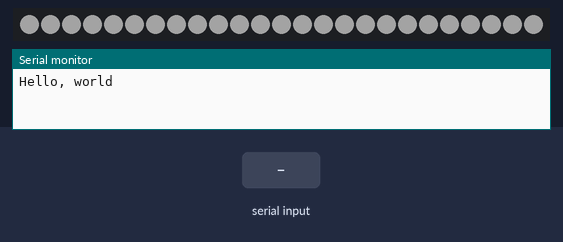
Simulated run of this program. Board: Arduino Nano, built with avr-gcc and run on an emulated ATmega328P. Parts: 25 RGB LEDs in strip order, left to right, the last lines printed to the serial monitor. Inputs (shaded band) come from the test bench. Dim RGB values are drawn brighter than linear.

Above: at 3.2 s.
3.3 s: "1" received over Serial
At 4.7 s:
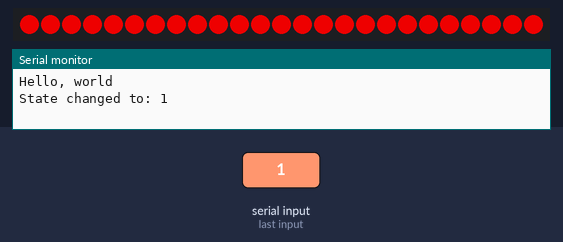
6.3 s: "3" received over Serial
At 6.45 s:
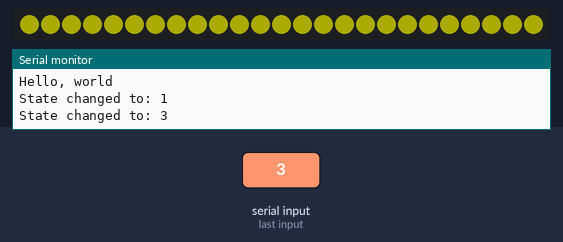
9.0 s: "5" received over Serial
At 9.45 s:
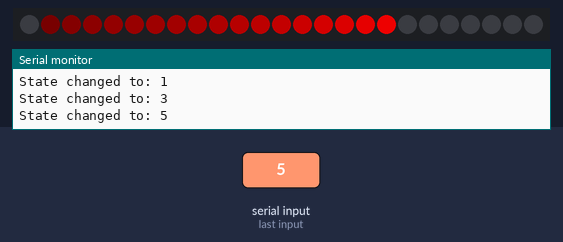
11.4 s: "6" received over Serial
At 11.56 s:
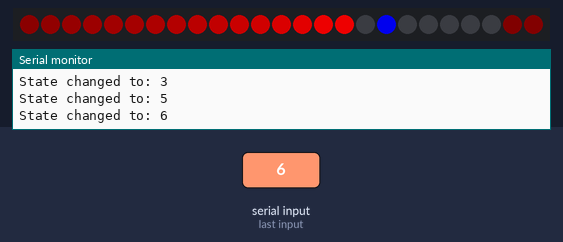
13.8 s: "0" received over Serial
At 14.2 s:
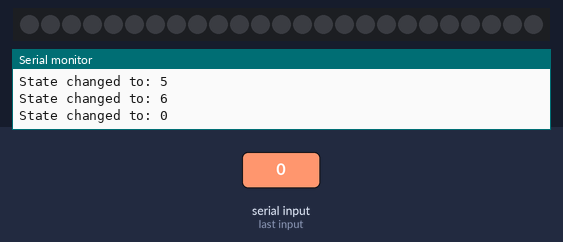
Timing chart, 0 to 16.3 s (numbered marks = the images above; inputs shaded):
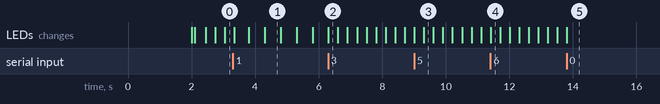

The program:

main.cpp
```cpp
#include <Arduino.h>
#include <FastLED.h>

#define NUM_LEDS 25 // neopixelの数
#define DATA_PIN 6 // arduinoのd6ピン
#define BRIGHTNESS 200 // LEDの最大輝度(0-255)

CRGB leds[NUM_LEDS];

enum LedState {
    OFF,            // 0.LEDオフ : 消灯
    COMM_LOST,      // 1.通信遮断 : 赤点滅
    NORMAL,         // 2.通常(通信OK) : 白グラデーション
    AUTO,           // 3.自動 : 黄色
    SEMI_AUTO,      // 4.半自動(センサ・システム動作中) : 黄色点滅
    HIGH_SPEED,     // 5.高速モード : 赤色
    LOW_SPEED,      // 6.低速モード : 青色
    // STANDBY,        // 7.待機モード : 白色ランダム
};

LedState currentState = NORMAL;

unsigned long previousMillis = 0;
bool blinkState = false;

/**
 * @brief 消灯
*/
void handleOff() {
    fill_solid(leds, NUM_LEDS, CRGB::Black);
    FastLED.show();
}

/**
 * @brief 赤点滅(500ms間隔)
 */
void handleCommLost() {
    unsigned long currentMillis = millis();
    if (currentMillis - previousMillis >= 500) {
        previousMillis = currentMillis;
        blinkState = !blinkState;
    }

    CRGB color = blinkState ? CRGB::Red : CRGB::Black;
    fill_solid(leds, NUM_LEDS, color);
    FastLED.show();
}

/**
 * @brief 白グラデーション
 */
void handleNormal() {
    // --- 鼓動の見た目を調整する定数 ---
    const unsigned long BEAT_CYCLE_MS = 1200; // 1回の鼓動サイクル全体の時間 (ミリ秒)

    // --- 1回目の鼓動 (大きく「どくん」) ---
    const unsigned long FIRST_BEAT_START = 0;
    const unsigned long FIRST_BEAT_END = 400; // ★余韻のために少し時間を長く
    const unsigned long FIRST_BEAT_FADE_IN_MS = 60; // ★急速に明るくなる時間
    const uint8_t FIRST_BEAT_BRIGHTNESS = 200;

    // --- 2回目の鼓動 (小さく「どくん」) ---
    const unsigned long SECOND_BEAT_START = 300;
    const unsigned long SECOND_BEAT_END = 900; // ★余韻のために少し時間を長く
    const unsigned long SECOND_BEAT_FADE_IN_MS = 50; // ★急速に明るくなる時間
    const uint8_t SECOND_BEAT_BRIGHTNESS = 100;

    // 1. 現在の時刻をサイクル時間で割った余りを求める
    unsigned long timeInCycle = millis() % BEAT_CYCLE_MS;

    uint8_t brightness = 0; // 基本は消灯

    // 2. 現在の時刻がどの区間にあるかを判断する
    if (timeInCycle >= FIRST_BEAT_START && timeInCycle < FIRST_BEAT_END) {
        // --- 1回目の鼓動の処理 ---
        unsigned long peakTime = FIRST_BEAT_START + FIRST_BEAT_FADE_IN_MS;

        if (timeInCycle < peakTime) {
            // ★急速に明るくなっていく区間
            brightness = map(timeInCycle, FIRST_BEAT_START, peakTime, 0, FIRST_BEAT_BRIGHTNESS);
        } else {
            // ★ゆっくりと暗くなっていく区間（余韻）
            brightness = map(timeInCycle, peakTime, FIRST_BEAT_END, FIRST_BEAT_BRIGHTNESS, 0);
        }

    } else if (timeInCycle >= SECOND_BEAT_START && timeInCycle < SECOND_BEAT_END) {
        // --- 2回目の鼓動の処理 ---
        unsigned long peakTime = SECOND_BEAT_START + SECOND_BEAT_FADE_IN_MS;

        if (timeInCycle < peakTime) {
            // ★急速に明るくなっていく区間
            brightness = map(timeInCycle, SECOND_BEAT_START, peakTime, 0, SECOND_BEAT_BRIGHTNESS);
        } else {
            // ★ゆっくりと暗くなっていく区間（余韻）
            brightness = map(timeInCycle, peakTime, SECOND_BEAT_END, SECOND_BEAT_BRIGHTNESS, 0);
        }
    }

    // 3. 計算した明るさを全てのLEDに適用
    fill_solid(leds, NUM_LEDS, CRGB(brightness, brightness, brightness));
    FastLED.show();


    // // 白のウェーブ
    // const float WAVE_SPEED = 240.0;     // 波の移動速度（数値を大きくすると遅くなる）
    // const float WAVE_LENGTH = 7.0;    // 波長（数値を大きくすると山の間隔が広がる）
    // const float WAVE_SHARPNESS = 6.0;  // 波の鋭さ（数値を大きくすると山が鋭くなり、谷が広がる）

    // for (int i = 0; i < NUM_LEDS; i++) {
    //     // 1. 時間とLEDの位置から、sin関数の角度を計算
    //     float angle = (millis() / WAVE_SPEED) + (i / WAVE_LENGTH);

    //     // 2. sin関数の結果 (-1.0 ～ 1.0) を、0.0 ～ 1.0 の範囲に変換
    //     float sin_0_to_1 = (sin(angle) + 1.0) / 2.0;

    //     // 3.【重要】値を累乗して、波の山の部分を鋭く、谷の部分を広くする
    //     float wave_factor = pow(sin_0_to_1, WAVE_SHARPNESS);

    //     // 4. 計算した係数を、実際の明るさ (0 ～ 255) に変換
    //     uint8_t brightness = wave_factor * 255;

    //     // 5. i番目のLEDに色を設定
    //     leds[i] = CRGB(brightness, brightness, brightness);
    // }

    // // 全てのLEDの色情報を一度に更新
    // FastLED.show();

    // 以下は、ただsin関数を使った白のグラデーション
    // uint8_t breath = (sin(millis() / 2000.0 * PI) + 1.0) / 2.0 * 255;
    // fill_solid(leds, NUM_LEDS, CRGB(breath, breath, breath));
    // FastLED.show();
}

/**
 * @brief 黄色点灯
 */
void handleAuto() {
    // --- 鼓動の見た目を調整する定数 ---
    const unsigned long BEAT_CYCLE_MS = 1200; // 1回の鼓動サイクル全体の時間 (ミリ秒)

    // --- 1回目の鼓動 (大きく「どくん」) ---
    const unsigned long FIRST_BEAT_START = 0;
    const unsigned long FIRST_BEAT_END = 400; // ★余韻のために少し時間を長く
    const unsigned long FIRST_BEAT_FADE_IN_MS = 60; // ★急速に明るくなる時間
    const uint8_t FIRST_BEAT_BRIGHTNESS = 200;

    // --- 2回目の鼓動 (小さく「どくん」) ---
    const unsigned long SECOND_BEAT_START = 300;
    const unsigned long SECOND_BEAT_END = 900; // ★余韻のために少し時間を長く
    const unsigned long SECOND_BEAT_FADE_IN_MS = 50; // ★急速に明るくなる時間
    const uint8_t SECOND_BEAT_BRIGHTNESS = 100;

    // 1. 現在の時刻をサイクル時間で割った余りを求める
    unsigned long timeInCycle = millis() % BEAT_CYCLE_MS;

    uint8_t brightness = 0; // 基本は消灯

    // 2. 現在の時刻がどの区間にあるかを判断する
    if (timeInCycle >= FIRST_BEAT_START && timeInCycle < FIRST_BEAT_END) {
        // --- 1回目の鼓動の処理 ---
        unsigned long peakTime = FIRST_BEAT_START + FIRST_BEAT_FADE_IN_MS;

        if (timeInCycle < peakTime) {
            // ★急速に明るくなっていく区間
            brightness = map(timeInCycle, FIRST_BEAT_START, peakTime, 0, FIRST_BEAT_BRIGHTNESS);
        } else {
            // ★ゆっくりと暗くなっていく区間（余韻）
            brightness = map(timeInCycle, peakTime, FIRST_BEAT_END, FIRST_BEAT_BRIGHTNESS, 0);
        }

    } else if (timeInCycle >= SECOND_BEAT_START && timeInCycle < SECOND_BEAT_END) {
        // --- 2回目の鼓動の処理 ---
        unsigned long peakTime = SECOND_BEAT_START + SECOND_BEAT_FADE_IN_MS;

        if (timeInCycle < peakTime) {
            // ★急速に明るくなっていく区間
            brightness = map(timeInCycle, SECOND_BEAT_START, peakTime, 0, SECOND_BEAT_BRIGHTNESS);
        } else {
            // ★ゆっくりと暗くなっていく区間（余韻）
            brightness = map(timeInCycle, peakTime, SECOND_BEAT_END, SECOND_BEAT_BRIGHTNESS, 0);
        }
    }

    // 3. 計算した明るさを全てのLEDに適用
    fill_solid(leds, NUM_LEDS, CRGB(brightness, brightness, 0));
    FastLED.show();


    // fill_solid(leds, NUM_LEDS, CRGB::Yellow);
    // FastLED.show();
}

/**
 * @brief 黄色点滅(500ms間隔) tabun nakunaru
 */
void handleSemiAuto() {
    unsigned long currentMillis = millis();
    if (currentMillis - previousMillis >= 500) {
        previousMillis = currentMillis;
        blinkState = !blinkState;
    }

    CRGB color = blinkState ? CRGB::Yellow : CRGB::Black;
    fill_solid(leds, NUM_LEDS, color);
    FastLED.show();
}

/**
 * @brief 赤色の光が片道に流れる（スキャナー）
 */
void handleHighSpeed() {
    // --- 見た目を調整する定数 ---
    const uint8_t FADE_RATE = 5;   // 残像の消える速さ (0-255, 大きいほど速く消える)
    const uint8_t BPM = 140;         // 光が流れる速さ (Beats Per Minute)

    // 1. 全てのLEDを少しずつ暗くしていく（フェードアウト効果で残像を作る）
    for (int i = 0; i < NUM_LEDS; i++) {
        leds[i].nscale8(255 - FADE_RATE);
    }

    // 2. 時間に応じて0から255まで単調に増加する値を取得する
    uint8_t beat = beat8(BPM);

    // 3. その値(0-255)を、LEDの位置(0 ～ NUM_LEDS-1)の範囲に変換(マッピング)する
    int currentPos = map(beat, 0, 255, 0, NUM_LEDS - 1);


    // 4. 計算した位置のLEDを赤色で上書き点灯する
    leds[currentPos] = CRGB::Red;

    FastLED.show();
}

/**
 * @brief N個の青い光が等間隔で流れる（時間制御による超低速フェード）
 */
void handleLowSpeed() {
    const int NUM_POINTS = 1; // 流れる数を設定

    // --- 見た目を調整する定数 ---
    const uint8_t BPM = 30;        // 光が流れる速さ

    // 消灯処理を行う「間隔」（ミリ秒）。この数値を大きくするほど、消灯は遅くなる
    const int FADE_INTERVAL_MS = 12;

    // 一回の消灯処理でどれだけ暗くするか。数値を大きくすると、カクカクと消えるようになる
    const uint8_t FADE_AMOUNT = 5;

    // 1.「FADE_INTERVAL_MS」で指定した時間ごとに、中の処理を1回だけ実行する
    EVERY_N_MILLISECONDS(FADE_INTERVAL_MS) {
        for (int i = 0; i < NUM_LEDS; i++) {
            leds[i].nscale8(255 - FADE_AMOUNT);
        }
    }

    // 2. 先頭になる光の基準位置を計算する (ここは変更なし)
    uint8_t beat = beat8(BPM);
    int leader_pos = map(beat, 0, 255, 0, NUM_LEDS);

    // 3. 光と光の間隔を計算する
    int spacing = NUM_LEDS / NUM_POINTS;

    // 4. ループを使って、N個の光をそれぞれ計算して点灯させる
    for (int i = 0; i < NUM_POINTS; i++) {
        int current_pos = (leader_pos + i * spacing) % NUM_LEDS;
        leds[current_pos] = CRGB::Blue;
    }

    FastLED.show();
}

/**
 * @brief 7. 待機モード：白色のランダムなきらめき
 */
// void handleStandby() {
//     // --- 見た目を調整する定数 ---
//     const int FADE_SPEED = 254; // 全体を暗くする速さ (255に近いほどゆっくり)
//     const int SPARKLE_INTERVAL_MS = 150; // 新しい光が発生する間隔 (ミリ秒)

//     // 1. 全てのLEDをゆっくりと暗くしていく（フェードアウト効果）
//     for (int i = 0; i < NUM_LEDS; i++) {
//         leds[i].nscale8(FADE_SPEED);
//     }

//     // 2. 一定時間ごとに新しい光を追加する
//     unsigned long currentMillis = millis();
//     if (currentMillis - previousMillis >= SPARKLE_INTERVAL_MS) {
//         previousMillis = currentMillis;

//         // ランダムな位置に、ランダムな明るさの白を追加する
//         int pos = random(NUM_LEDS);
//         leds[pos] = CRGB(255, 255, 255);
//     }

//     FastLED.show();
// }

void checkSerialInput() {
    if (Serial.available() > 0) {
        char command = Serial.read();
        LedState previousState = currentState;

        switch (command) {
            case '0': currentState = OFF;         break;
            case '1': currentState = COMM_LOST;   break;
            case '2': currentState = NORMAL;      break;
            case '3': currentState = AUTO;        break;
            case '4': currentState = SEMI_AUTO;   break;
            case '5': currentState = HIGH_SPEED;  break;
            case '6': currentState = LOW_SPEED;   break;
            // case '7': currentState = STANDBY;     break;
            default: return;
        }

        // 状態が変わったらメッセージを表示
        if (previousState != currentState) {
            Serial.print("State changed to: ");
            Serial.println(command);
            previousMillis = millis();
            blinkState = true;
        }
    }
}

void setup() {
    Serial.begin(9600);
    delay(2000); // 起動待機

    FastLED.addLeds<NEOPIXEL, DATA_PIN>(leds, NUM_LEDS);
    FastLED.setBrightness(BRIGHTNESS);

    Serial.println("Hello, world");
    // currentState = LOW_SPEED;
}

void loop() {
    checkSerialInput();

    switch (currentState) {
        case OFF:           handleOff();          break;
        case COMM_LOST:     handleCommLost();     break;
        case NORMAL:        handleNormal();       break;
        case AUTO:          handleAuto();         break;
        case SEMI_AUTO:     handleSemiAuto();     break;
        case HIGH_SPEED:    handleHighSpeed();    break;
        case LOW_SPEED:     handleLowSpeed();     break;
        // case STANDBY:       handleStandby();      break;
    }
}
```

Measured:
- after the input at 3.3 s, the LEDs: change at once (image 1)
- after the input at 6.3 s, the LEDs: change at once (image 2)
- after the input at 9.0 s, the LEDs: first change at once (image 3 shows a later state)
- after the input at 11.4 s, the LEDs: change at once (image 4)
- after the input at 13.8 s, the LEDs: change at once (image 5)
- what the display in image 1 shows lasts 0.5 s, from 4.3 s to 4.8 s
